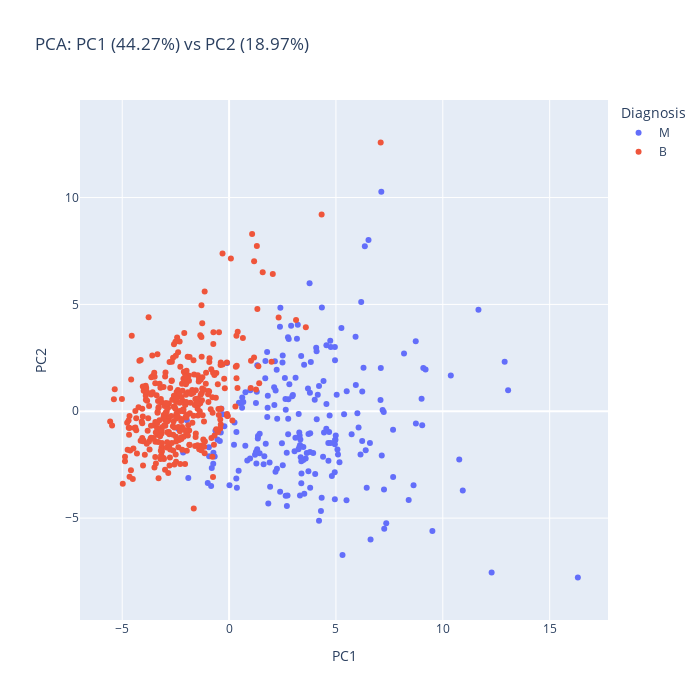

The notebook cell saved with this chart:
### Markdown cell above
#### PCA

### Code cell
from sklearn.decomposition import PCA
from sklearn.preprocessing import StandardScaler
import pandas as pd
import plotly.express as px

scaler = StandardScaler()
X_scaled = scaler.fit_transform(features)

# Step 3: PCA
pca = PCA(n_components=2)
X_pca = pca.fit_transform(X_scaled)
explained_var = pca.explained_variance_ratio_

# Step 4: Plot
pca_df = pd.DataFrame(X_pca, columns=['PC1', 'PC2'])
pca_df[target.name] = target

fig = px.scatter(
    pca_df,
    x='PC1',
    y='PC2',
    color=target.name,
    title=f'PCA: PC1 ({explained_var[0]:.2%}) vs PC2 ({explained_var[1]:.2%})',
    width=700,
    height=700
)

# Set equal aspect ratio
fig.update_layout(yaxis_scaleanchor='x')
fig.show()

### Figure 1 — Plotly figure (JSON) as saved in the notebook; plotly's stock layout.template omitted (floating-point values rounded to 4 significant figures; data arrays with more than 128 entries replaced by an {"elided": "..."} marker saying what was removed)
{"data": [{"hovertemplate": "Diagnosis=M<br>PC1=%{x}<br>PC2=%{y}<extra></extra>", "legendgroup": "M", "marker": {"color": "#636efa", "symbol": "circle"}, "mode": "markers", "name": "M", "orientation": "v", "showlegend": true, "type": "scatter", "x": {"elided": "212 float values"}, "xaxis": "x", "y": {"elided": "212 float values"}, "yaxis": "y"}, {"hovertemplate": "Diagnosis=B<br>PC1=%{x}<br>PC2=%{y}<extra></extra>", "legendgroup": "B", "marker": {"color": "#EF553B", "symbol": "circle"}, "mode": "markers", "name": "B", "orientation": "v", "showlegend": true, "type": "scatter", "x": {"elided": "357 float values"}, "xaxis": "x", "y": {"elided": "357 float values"}, "yaxis": "y"}], "layout": {"height": 700, "legend": {"title": {"text": "Diagnosis"}, "tracegroupgap": 0}, "title": {"text": "PCA: PC1 (44.27%) vs PC2 (18.97%)"}, "width": 700, "xaxis": {"anchor": "y", "domain": [0, 1], "title": {"text": "PC1"}}, "yaxis": {"anchor": "x", "domain": [0, 1], "scaleanchor": "x", "title": {"text": "PC2"}}}}
